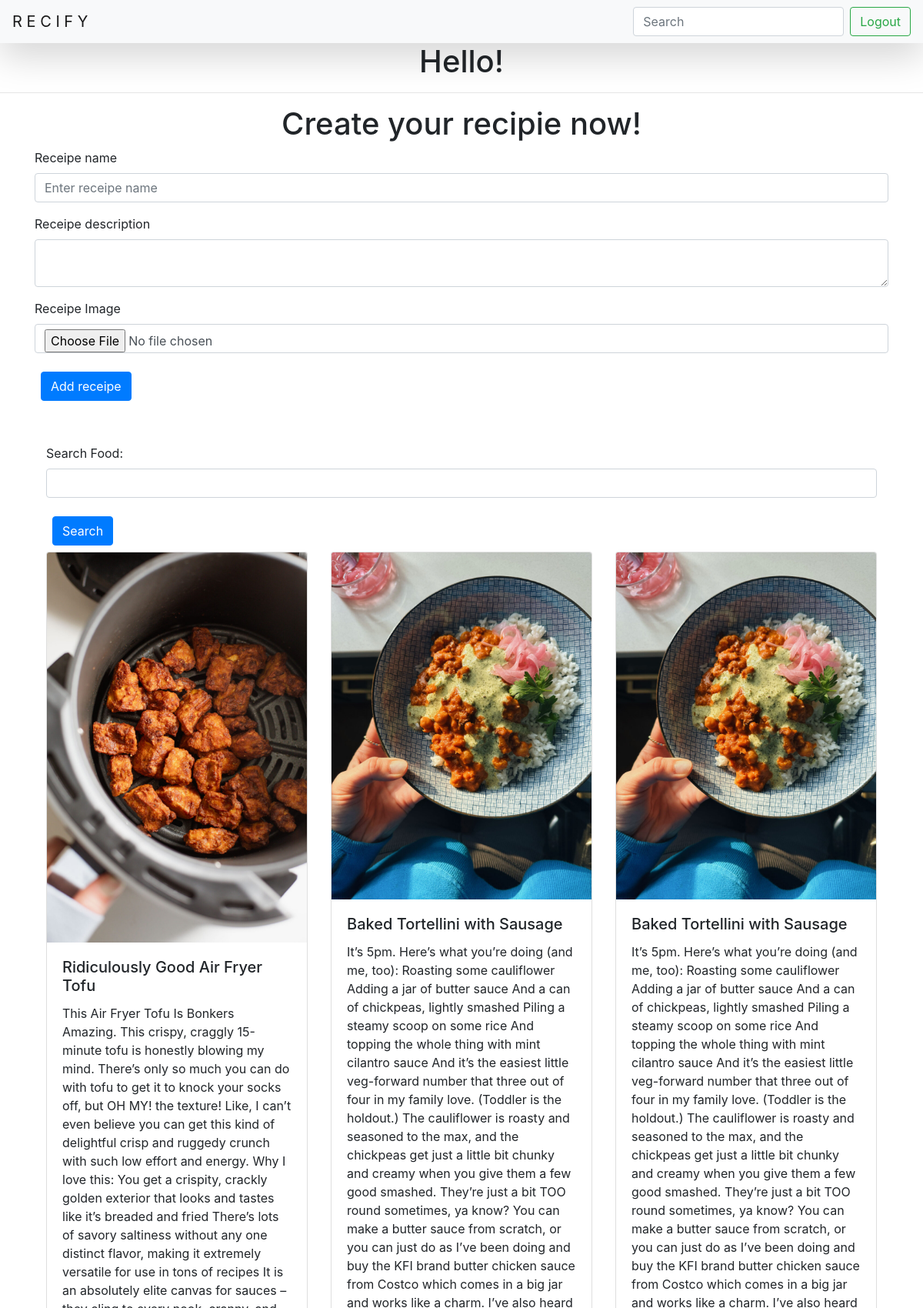
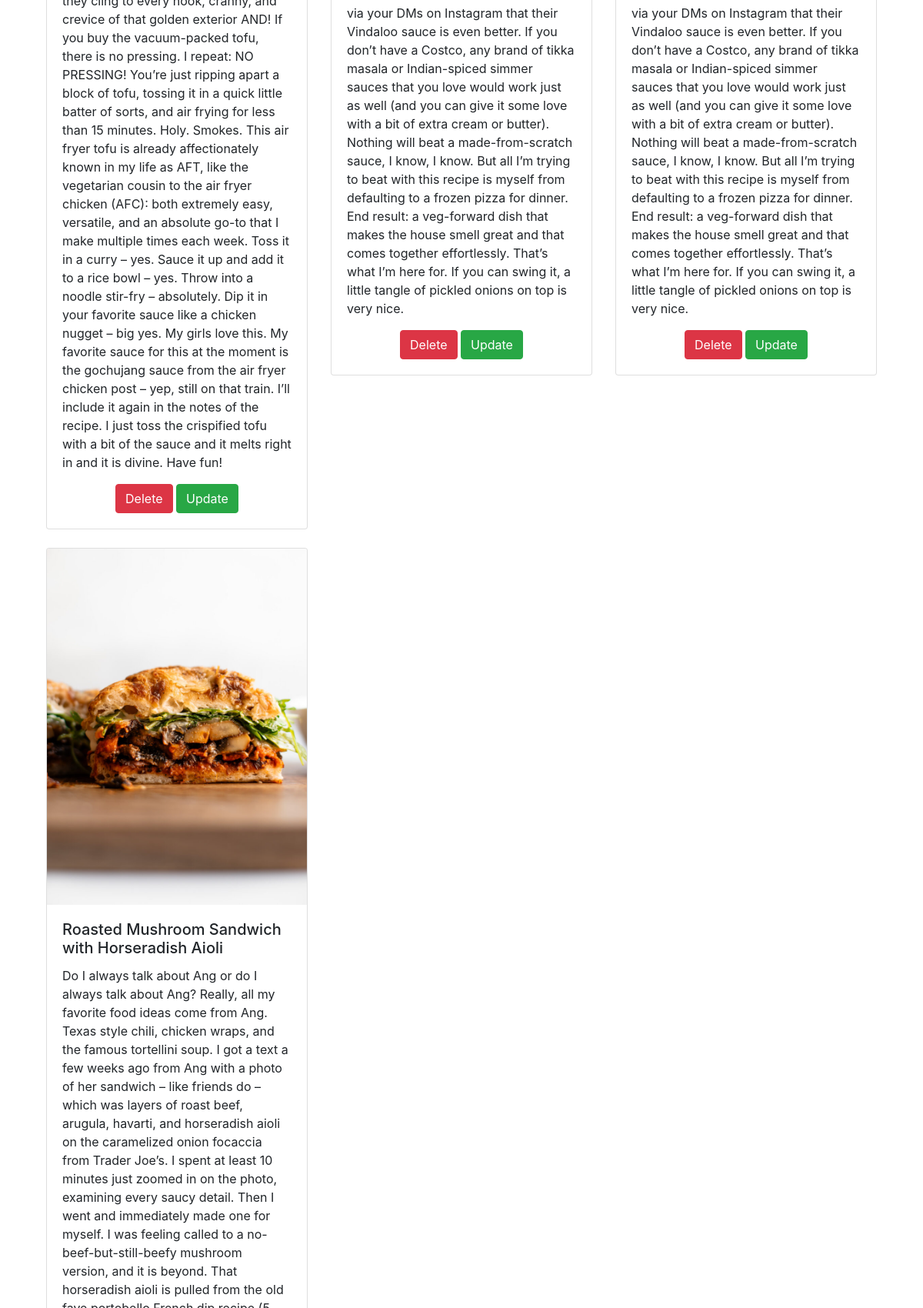
The app's page / (signed in, upper part) with its own data (2 pictures, top to bottom).
### vege/models.py (models this page shows)
class Recipie(models.Model):
    user=models.ForeignKey(User,on_delete=models.SET_NULL,null=True,blank=True)
    recipie_name=models.CharField(max_length=50)
    recipie_description=models.TextField()
    recipie_image=models.ImageField(upload_to="recipie")
    recipie_view_count=models.IntegerField(default=1)

### vege/views.py (the view)
# urls.py: path('',views.recipie),
@login_required(login_url="/login/")
def recipie(request):
        data=Recipie.objects.all()
        if(request.method=='POST'):
            recipie_name=request.POST.get('recipie_name')
            recipie_description=request.POST.get('recipie_description')
            recipie_image=request.FILES.get('recipie_image')
            Recipie.objects.create(recipie_name=recipie_name,recipie_description=recipie_description,recipie_image=recipie_image)
        else:#adding the search functionality
              search_query=request.GET.get('search')
              if search_query:
                    data=Recipie.objects.filter(recipie_name__icontains=search_query)
                    messages.info(request,'Recipies found')
        return render(request,"receipes.html",{'data':data})

### vege/templates/receipes.html (shortened to what this page needs)
<!DOCTYPE html>
<html lang="en">
  <head>
    <link
      rel="stylesheet"
      href="https://cdn.jsdelivr.net/npm/bootstrap@4.3.1/dist/css/bootstrap.min.css"
    />
    <nav class="navbar navbar-light bg-light justify-content-between shadow-lg">
      <a class="navbar-brand" href="/">R E C I F Y</a>
      <form class="form-inline">
        <input class="form-control mr-sm-2" type="search" placeholder="Search" aria-label="Search">
        <a href='/logout_page/' class="btn btn-outline-success my-2 my-sm-0" type="submit">Logout</a>
      </form>
    </nav>
  </head>
  <body>
    <h1 style="justify-content: center; text-align: center">Hello! {{request.user.first_name}} <hr>
     Create your recipie now!
    </h1>
    <div class="container">
      <form method="POST" enctype="multipart/form-data">
        <div class="form-group">
          <label for="recipie_name">Receipe name</label>
          <input
            type="text"
            class="form-control"
            name="recipie_name"
            placeholder="Enter receipe name"
          />
        </div>
        <div class="form-group">
          <label for="recipie_description">Receipe description</label>
          <textarea name="recipie_description" class="form-control"></textarea>
        </div>
        <div class="form-group">
          <label for="recipie_image"
            >Receipe Image</label>
          <input type="file" class="form-control" name="recipie_image" />
        </div>
        <button type="submit" class="btn btn-primary m-2">Add receipe</button>
      </form>
      <div class="container">
        <form>
          <div class="mt-5">
            <div class="mx-auto-col-6">
              <div class="mb-3">
                <label for="search">Search Food:</label>
                <input type="text" class="form-control" name="search" />
              </div>
              <button type="submit" class="btn btn-primary m-2 ">Search</button>
            </div>
          </div>
        </form>
        <div class="row">
          {% for x in data %}
          <div class="col-md-4 mb-4">
            <div class="card">
              <img
                src="/media/{{x.recipie_image}}"
                class="card-img-top"
                alt="Recipe Image"
              />
              <div class="card-body">
                <h5 class="card-title">{{x.recipie_name}}</h5>
                <p class="card-text">{{x.recipie_description}}</p>
                <div class="text-center">
                  <a href="delete-recipie/{{x.id}}" class="btn btn-danger"
                    >Delete</a
                  >
                  <a href="update-recipie/{{x.id}}" class="btn btn-success"
                    >Update</a
                  >
                </div>
              </div>
            </div>
          </div>
          {% endfor %}
        </div>
      </div>
    </div>
  </body>
</html>

### records on screen
Recipie: recipie_image (picture), recipie_name "Ridiculously Good Air Fryer Tofu", recipie_description "This Air Fryer Tofu Is Bonkers Amazing. This crispy, craggly 15-minute tofu is honestly blowing my mind. There’s only so much you can do with tofu to get it to knock your socks off, but OH MY! the texture! Like, I can’t even believe you can get this kind of delightful crisp and ruggedy crunch with such low effort and energy. Why I love this: You get a crispity, crackly golden exterior that looks and tastes like it’s breaded and fried There’s lots of savory saltiness without any one distinct flavor, making it extremely versatile for use in tons of recipes It is an absolutely elite canvas for sauces – they cling to every nook, cranny, and crevice of that golden exterior AND! If you buy the…"
Recipie: recipie_image (picture), recipie_name "Baked Tortellini with Sausage", recipie_description "It’s 5pm. Here’s what you’re doing (and me, too): Roasting some cauliflower Adding a jar of butter sauce And a can of chickpeas, lightly smashed Piling a steamy scoop on some rice And topping the whole thing with mint cilantro sauce And it’s the easiest little veg-forward number that three out of four in my family love. (Toddler is the holdout.) The cauliflower is roasty and seasoned to the max, and the chickpeas get just a little bit chunky and creamy when you give them a few good smashed. They’re just a bit TOO round sometimes, ya know? You can make a butter sauce from scratch, or you can just do as I’ve been doing and buy the KFI brand butter chicken sauce from Costco which comes in a…"
Recipie: recipie_image (picture), recipie_name "Baked Tortellini with Sausage", recipie_description "It’s 5pm. Here’s what you’re doing (and me, too): Roasting some cauliflower Adding a jar of butter sauce And a can of chickpeas, lightly smashed Piling a steamy scoop on some rice And topping the whole thing with mint cilantro sauce And it’s the easiest little veg-forward number that three out of four in my family love. (Toddler is the holdout.) The cauliflower is roasty and seasoned to the max, and the chickpeas get just a little bit chunky and creamy when you give them a few good smashed. They’re just a bit TOO round sometimes, ya know? You can make a butter sauce from scratch, or you can just do as I’ve been doing and buy the KFI brand butter chicken sauce from Costco which comes in a…"
Recipie: recipie_image (picture), recipie_name "Roasted Mushroom Sandwich with Horseradish Aioli"
